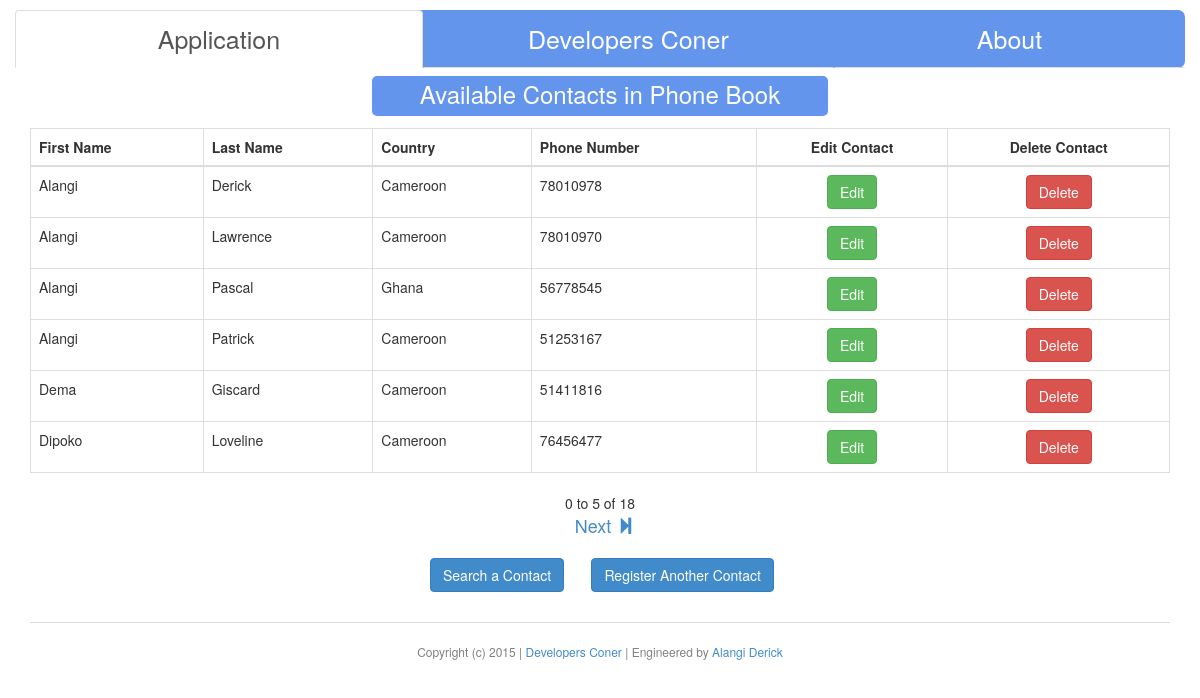
/viewcontacts.php?curPage=0&1892877a46578eed476577f9f483678457ae0, run on the app's committed database.
### tables this page shows
CREATE TABLE IF NOT EXISTS `Contacts` (
  `contactid` int(11) NOT NULL AUTO_INCREMENT,
  `fname` varchar(32) DEFAULT NULL,
  `lname` varchar(32) DEFAULT NULL,
  `country` varchar(40) DEFAULT NULL,
  `phonenumber` int(9) NOT NULL DEFAULT '0',
  `addressline` varchar(30) DEFAULT NULL,
  `description` text NOT NULL,
  PRIMARY KEY (`contactid`)
);

### viewcontacts.php (the view, shortened to what this page needs)
<!DOCTYPE html PUBLIC "-//W3C//DTD XHTML 1.0 Transitional//EN"
"http://www.w3.org/TR/xhtml1/DTD/xhtml1-transitional.dtd" >
<html>
	<head>
		<link href="css/bootstrap.min.css" rel="stylesheet" />
		<link href="css/custom.css" rel="stylesheet" />
	</head>
	<body>
		<div class="container">
			<nav class="row">
				<ul class="nav nav-tabs nav-justified">
					<li class="active"><a href="index.php">Application</a></li>
					<li><a href="developers.php">Developers Coner</a></li>
					<li><a href="about.php">About</a></li>
				</ul>
			</nav>
			<div id="headerpic">
				<center><h3>Available Contacts in Phone Book</h3></center>
			</div>
			<table class="table table-bordered table-hover table-responsive">
				<thead>
					<th> First Name </th>
					<th> Last Name </th>
					<th> Country </th>
					<th> Phone Number </th>
					<th><center> Edit Contact </center></th>
					<th><center> Delete Contact </center></th>
				</thead>
				<tbody>
					<?php
						$getTotal = "SELECT COUNT(*) FROM Contacts";
						$total = mysql_query($getTotal);
						$row = mysql_fetch_row($total);
						$totalContacts = $row[0];
						$curPage = isset($_GET['curPage']) ? $_GET['curPage'] : 1;
						$startRow = ($curPage * SHOWMAX);
						$sql = "SELECT * FROM Contacts ORDER BY fname, lname LIMIT " . $startRow . ", " . SHOWMAX;
						$result = mysql_query($sql);
						while($res = mysql_fetch_array($result)){
							echo "<tr>";
							echo "<td>" . $res['fname'] . "</td>";
							echo "<td>" . $res['lname'] . "</td>";
							echo "<td>" . $res['country'] . "</td>";
							echo "<td>" . $res['phonenumber'] . "</td>";
							echo '<td><a href="edit.php?id='.$res['contactid'] . '"><center>
								<button class="btn btn-success"> Edit </button></center></a></td>';
							echo '<td><a href="deletecontact.php?id='.$res['contactid'] . '"><center>
								<button class="btn btn-danger" onclick=ask();> Delete </button></center></a></td>';
							echo "</tr>";
						}
					 ?>
				</tbody>
			</table>
			<div id="pagination">
				<center>
					<?php
						echo $startRow;
						if ($startRow < $totalContacts) {
							echo ' to ';
							if ($startRow+SHOWMAX < $totalContacts) {
								echo (($startRow-1)+SHOWMAX);
							}
							else {
								echo ($totalContacts-1);
							}
						}
						echo " of " . ($totalContacts-1) . "<br />";
						if ($startRow+SHOWMAX < $totalContacts) {
							echo "<a href=".$_SERVER['PHP_SELF']."?curPage=".($curPage+1)."&".
							sha1(md5('secret-key'))."> Next
							<span class=\"glyphicon glyphicon-step-forward\"></span></a>";
						}
						else {
							echo '&nbsp;';
						}
					?>
				</center><br />
			</div>
			<div id="buttonsearch">
				<a href="searchtype.php"><button type="button" class="btn btn-primary">
				Search a Contact </button> &nbsp;&nbsp;&nbsp;&nbsp;&nbsp;</a>
				<a href="registration.php"><button type="button" class="btn btn-primary">
				Register Another Contact </button></a>
			</div>
			<br />
			<footer>
				<center><p>Copyright (c) <?php echo date('Y'); ?> | <a href="developers.php">Developers Coner
				</a> | Engineered by <a href="mailto:alangiderick@gmail.com">Alangi Derick</a></p><center>
			</footer>
		</div>
	</body>
</html>

### css/custom.css (style rules this page uses)
.container { padding-top: 10px; }
ul li a { font-size: 25px; color: white; }
.nav { background-color: #6495ED; border-radius: 7px; }
#headerpic { height: 40px; width: 40%; background-color: #6495ED; border-radius: 5px; position: relative; left: 30%; top: -12px; }
#headerpic h3 { padding: 5px; color: white; }
footer center p { padding-top: 20px; font-size: 12px; color: grey; border-top: 1px solid #ddd; }
#buttonsearch { padding-bottom: 10px; padding-left: 400px; }
#buttonsearch a { text-decoration: none; }
#pagination center a { font-size: 18px; text-decoration: none; }

### data on the page
contacts: fname "Alangi", lname "Derick", country "Cameroon", phonenumber "78010978"
contacts: fname "Alangi", lname "Lawrence", country "Cameroon", phonenumber "78010970"
contacts: fname "Alangi", lname "Pascal", country "Ghana", phonenumber "56778545"
contacts: fname "Alangi", lname "Patrick", country "Cameroon", phonenumber "51253167"
contacts: fname "Dema", lname "Giscard", country "Cameroon", phonenumber "51411816"
contacts: fname "Dipoko", lname "Loveline", country "Cameroon", phonenumber "76456477"

### other printed values
$startRow "0"
$totalContacts-1 "18"
